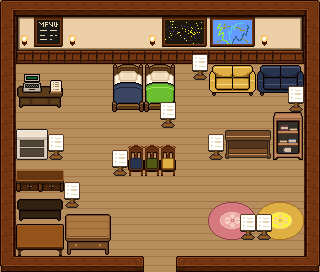

A level layout from a 2D game, rendered from its tile map. Below: a short description, then the map file with tile-grid data replaced by summaries:
An orthogonal 20x17 tile map with 16x16 px tiles, 7 tile layers (Tile, Carpet, Wall, Deco_under, ...), 4 tilesets and 40 objects (8x furniture_desc, furniture_out, furniture_enterance, furniture_working, furniture_looking, ...).

<map version="1.10" tiledversion="1.12.2" orientation="orthogonal" renderorder="right-down" width="20" height="17" tilewidth="16" tileheight="16" infinite="0" nextlayerid="12" nextobjectid="42">
 <tileset firstgid="1" source="UI_Component.tsx" />
 <tileset firstgid="257" source="../map/pasture.tsx" />
 <tileset firstgid="513" source="furnitureStore.tsx" />
 <tileset firstgid="769" source="restaurant.tsx" />
 <layer id="2" name="Tile" width="20" height="17" locked="1">
  <data>[340 cells, 340 non-empty, 1 distinct tile ids]</data>
 </layer>
 <layer id="5" name="Carpet" width="20" height="17" locked="1">
  <data>[340 cells, 18 non-empty, 18 distinct tile ids]</data>
 </layer>
 <layer id="1" name="Wall" width="20" height="17" locked="1">
  <data>[340 cells, 122 non-empty, 19 distinct tile ids]</data>
 </layer>
 <layer id="10" name="Deco_under" width="20" height="17" locked="1">
  <data>[340 cells, 30 non-empty, 30 distinct tile ids]</data>
 </layer>
 <layer id="3" name="Furniture" width="20" height="17" locked="1">
  <data>[340 cells, 49 non-empty, 49 distinct tile ids]</data>
 </layer>
 <layer id="4" name="Deco" width="20" height="17" locked="1">
  <data>[340 cells, 40 non-empty, 24 distinct tile ids]</data>
 </layer>
 <layer id="6" name="Light" width="20" height="17" locked="1">
  <data>[340 cells, 4 non-empty, 1 distinct tile ids]</data>
 </layer>
 <objectgroup id="7" name="Warp" visible="0" locked="1">
  <object id="1" name="furniture_out" x="144" y="256" width="32" height="16">
   <properties>
    <property name="target_map" value="plaza1" />
    <property name="target_spawn" value="furniture_exit" />
   </properties>
  </object>
 </objectgroup>
 <objectgroup id="8" name="Spawn" visible="0" locked="1">
  <object id="2" name="furniture_enterance" x="160" y="260" />
  <object id="3" name="furniture_working" x="32" y="88" />
  <object id="4" name="furniture_looking" x="192" y="112" />
  <object id="5" name="furniture_sitting" x="272" y="96" />
  <object id="30" name="furniture_looking2" x="96" y="208" />
  <object id="31" name="woody_heart_npc" x="224" y="208" />
  <object id="32" name="woody_heart_player" x="240" y="208" />
 </objectgroup>
 <objectgroup id="9" name="Interactable" visible="0" locked="1">
  <object id="6" name="cash_register" x="24.6667" y="105.333" width="16" height="16">
   <properties>
    <property name="shop_id" value="woody_shop" />
   </properties>
  </object>
  <object id="33" name="furniture_desc" x="160" y="128" width="16" height="16">
   <properties>
    <property name="id" value="bed" />
   </properties>
  </object>
  <object id="34" name="furniture_desc" x="192" y="80" width="16" height="16">
   <properties>
    <property name="id" value="picture" />
   </properties>
  </object>
  <object id="35" name="furniture_desc" x="208" y="160" width="16" height="16">
   <properties>
    <property name="id" value="shelf" />
   </properties>
  </object>
  <object id="36" name="furniture_desc" x="48" y="160" width="16" height="16">
   <properties>
    <property name="id" value="ref" />
   </properties>
  </object>
  <object id="37" name="furniture_desc" x="80" y="192" width="16" height="16">
   <properties>
    <property name="id" value="drawer" />
   </properties>
  </object>
  <object id="38" name="furniture_desc" x="288" y="112" width="16" height="16">
   <properties>
    <property name="id" value="sofa" />
   </properties>
  </object>
  <object id="39" name="furniture_desc" x="240" y="240" width="32" height="16">
   <properties>
    <property name="id" value="carpet" />
   </properties>
  </object>
  <object id="41" name="furniture_desc" x="112" y="176" width="16" height="16">
   <properties>
    <property name="id" value="chair" />
   </properties>
  </object>
 </objectgroup>
 <objectgroup id="11" name="YSortAnchor" visible="0" locked="1">
  <object id="7" name="wall" x="16" y="16" width="288" height="48" />
  <object id="8" name="desk1" x="16" y="64" width="48" height="48">
   <properties>
    <property name="layer" value="Deco,Furniture" />
   </properties>
  </object>
  <object id="9" name="desk2" x="16" y="224" width="48" height="32" />
  <object id="10" name="desk3" x="64" y="208" width="48" height="48" />
  <object id="11" name="desk4" x="16" y="192" width="48" height="32" />
  <object id="12" name="desk5" x="16" y="160" width="48" height="32" />
  <object id="13" name="shelf1" x="16" y="128" width="32" height="32" />
  <object id="14" name="shelf2" x="224" y="128" width="48" height="32" />
  <object id="15" name="shelf3" x="272" y="112" width="32" height="48" />
  <object id="16" name="sofa1" x="208" y="64" width="48" height="32" />
  <object id="17" name="sofa2" x="256" y="64" width="48" height="32" />
  <object id="18" name="chair1" x="128" y="144" width="48" height="32" />
  <object id="19" name="bed1" x="112" y="64" width="32" height="48" />
  <object id="20" name="bed2" x="144" y="64" width="32" height="48" />
  <object id="21" name="banner1" x="48" y="128" width="16" height="32" />
  <object id="22" name="banner2" x="64" y="176" width="16" height="32" />
  <object id="23" name="banner3" x="112" y="144" width="16" height="32" />
  <object id="24" name="banner4" x="160" y="96" width="16" height="32" />
  <object id="25" name="banner5" x="192" y="48" width="16" height="32">
   <properties>
    <property name="layer" value="Deco" />
   </properties>
  </object>
  <object id="26" name="banner6" x="208" y="128" width="16" height="32" />
  <object id="27" name="banner7" x="288" y="80" width="16" height="32">
   <properties>
    <property name="layer" value="Deco" />
   </properties>
  </object>
  <object id="28" name="banner8" x="240" y="208" width="16" height="32" />
  <object id="29" name="banner9" x="256" y="208" width="16" height="32" />
 </objectgroup>
</map>
